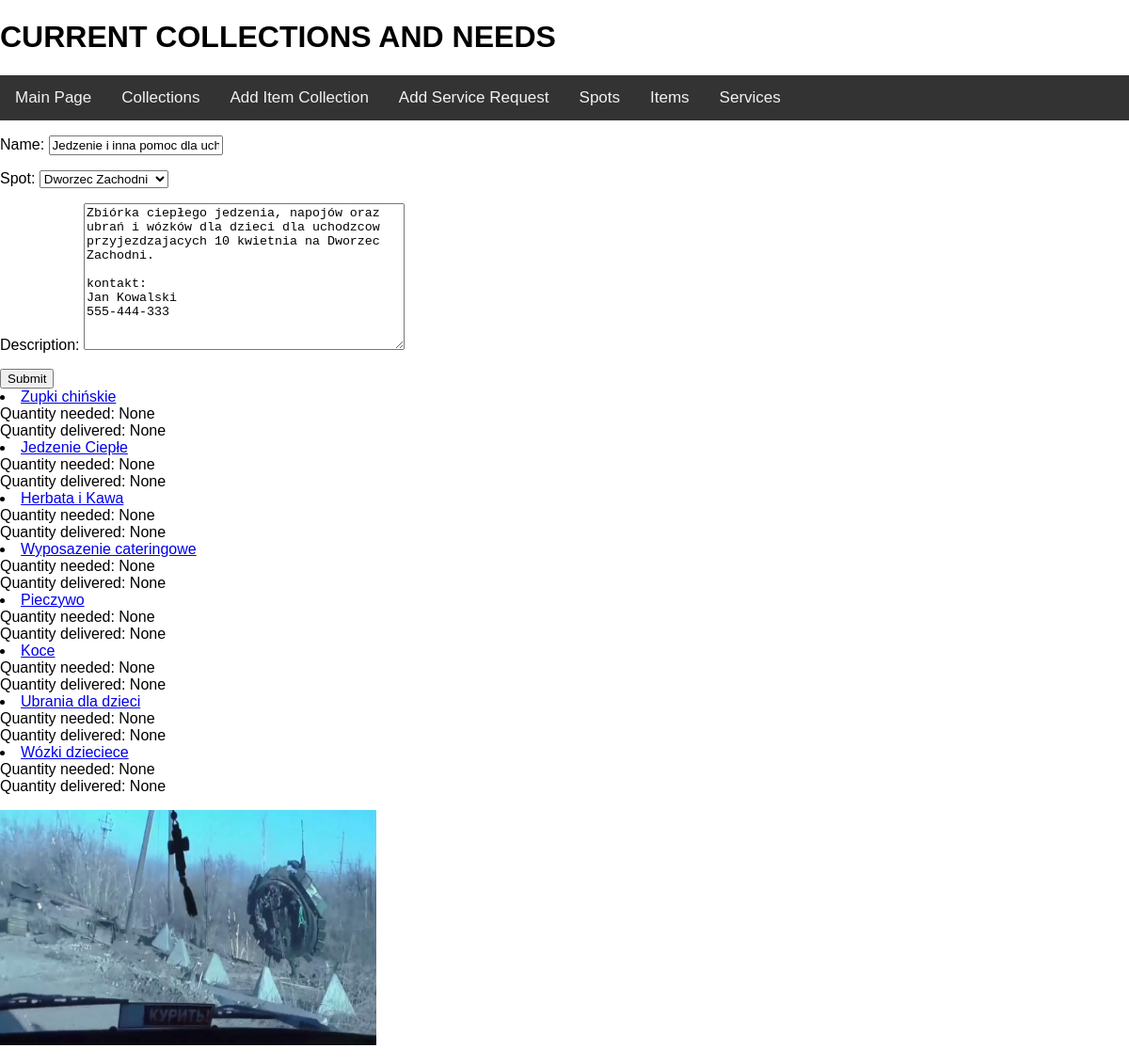
Page /AidplannerApp/collections/update_item_collection/4/ (signed in) on the earlier database version.
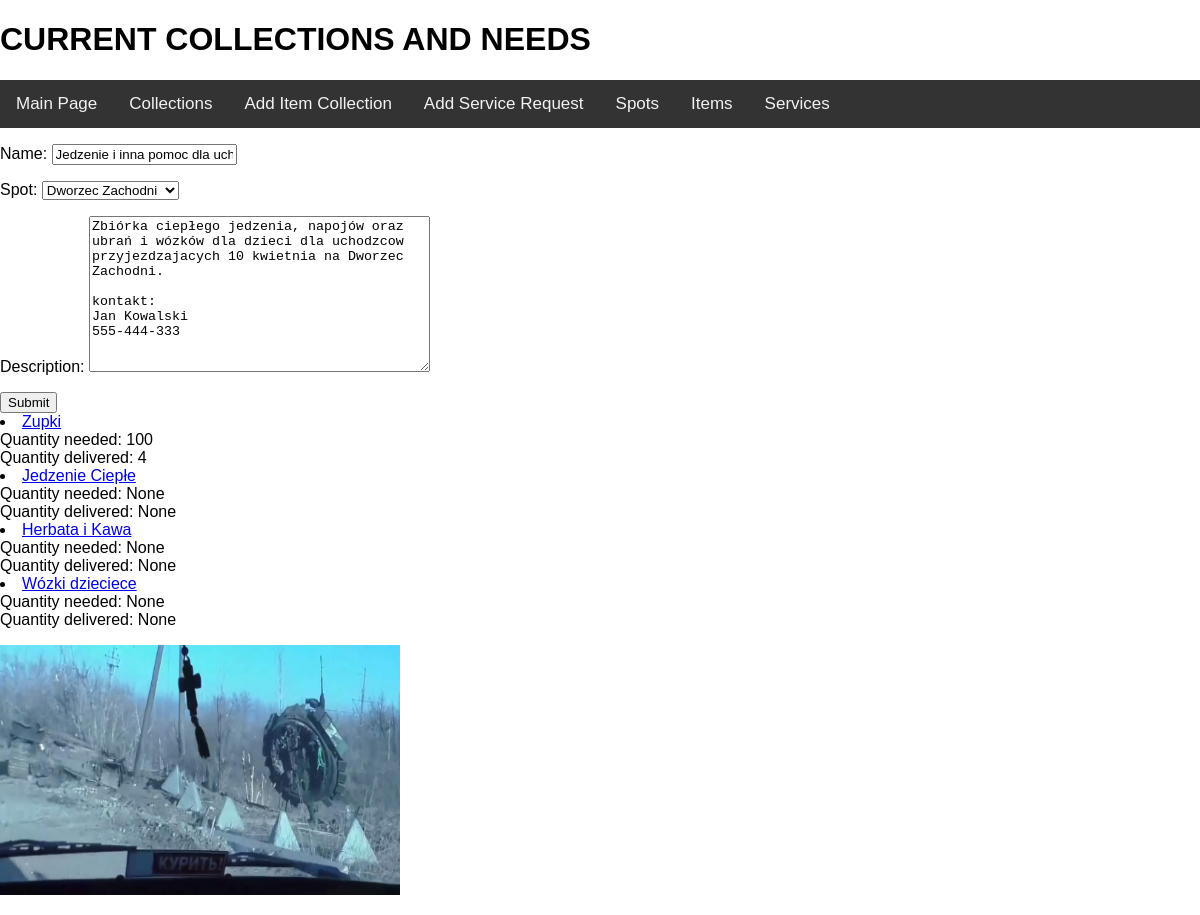
Same page on the later database version.
### AidplannerApp/models.py (models this page shows, shortened)
class ItemCollectionItems(models.Model):
    def __str__(self):
        return self.item.name
    item = models.ForeignKey(Item, on_delete=models.CASCADE)
    itemcollection = models.ForeignKey(ItemCollection, on_delete=models.CASCADE)
    number_needed = models.IntegerField(null=True)
    number_delivered = models.IntegerField(null=True)

class Item(models.Model):
    name = models.CharField(max_length=64)
    description = models.CharField(max_length=360)

### AidplannerApp/views.py (the view, shortened to what this page needs)
# urls.py: path('collections/update_item_collection/<int:id>/', views.UpdateItemCollectionView.as_view(), name='update_item_collection'),
class UpdateItemCollectionView(LoginRequiredMixin, View):
    def get(self, request, id):
        itemcollection = ItemCollection.objects.get(pk=id)
        form = AddItemCollectionForm(instance=itemcollection)
        return render(request, 'edit_item_collection.html', {'form':form, 'itemcollection':itemcollection})

### AidplannerApp/forms.py
class AddItemCollectionForm(forms.ModelForm):
    class Meta:
        model = ItemCollection
        exclude = ['items']

### AidplannerApp/models.py (called while the page is built)
    def __str__(self):
        return self.name

### templates/edit_item_collection.html (shortened to what this page needs)
{% extends 'collections.html' %}
{% block MAINBLOCK %}
    <form method="post">
        {{ form.as_p }}
    <input type="submit">
    </form>
    {% for item_collection_item in itemcollection.itemcollectionitems_set.all %}
    <li><a href={% url 'update_item_in_collection' item_collection_item.id %}>{{ item_collection_item }}</a><br>
        Quantity needed: {{ item_collection_item.number_needed }}<br>
        Quantity delivered: {{ item_collection_item.number_delivered }}</li>
    {% endfor %}
{% endblock %}

Differences in the rows shown:
removed ItemCollectionItems: item.name "Wyposazenie cateringowe", number_needed "None", number_delivered "None"
removed ItemCollectionItems: item.name "Pieczywo", number_needed "None", number_delivered "None"
removed ItemCollectionItems: item.name "Koce", number_needed "None", number_delivered "None"
removed ItemCollectionItems: item.name "Ubrania dla dzieci", number_needed "None", number_delivered "None"
changed ItemCollectionItems: item.name "Zupki chińskie" → "Zupki"; number_needed "None" → "100"; number_delivered "None" → "4"
